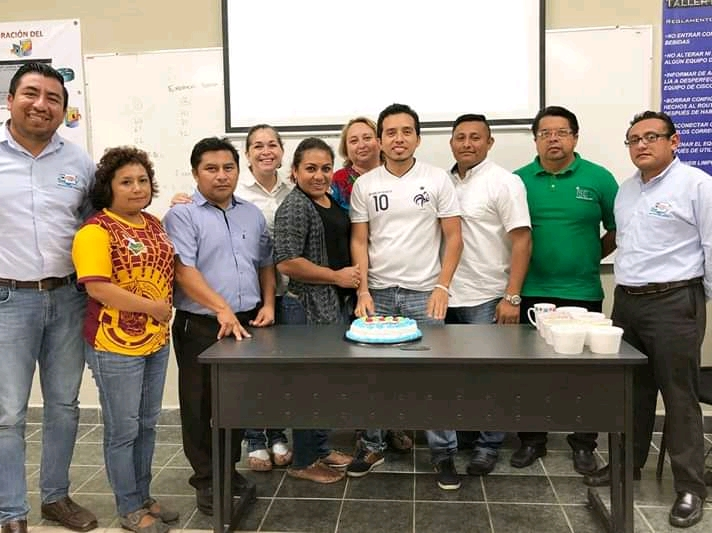
#> input picture isc.jpg, 712 x 533 px
$ python data.py
#> lines starting #> are read from the running program, lines starting #| are printed output that depends on the picture; after the words box and inside, x2 and y2 are one past the last pixel; in counts of white or black regions, pixels touching at a corner belong together
import cv2
import numpy as np

faceClassif = cv2.CascadeClassifier("haarcascade_frontalface_default.xml")

image = cv2.imread("isc.jpg")
#> image is the input picture: shape (533, 712, 3); mean B, G, R 124, 135, 142.5
gray = cv2.cvtColor(image, cv2.COLOR_BGR2GRAY)
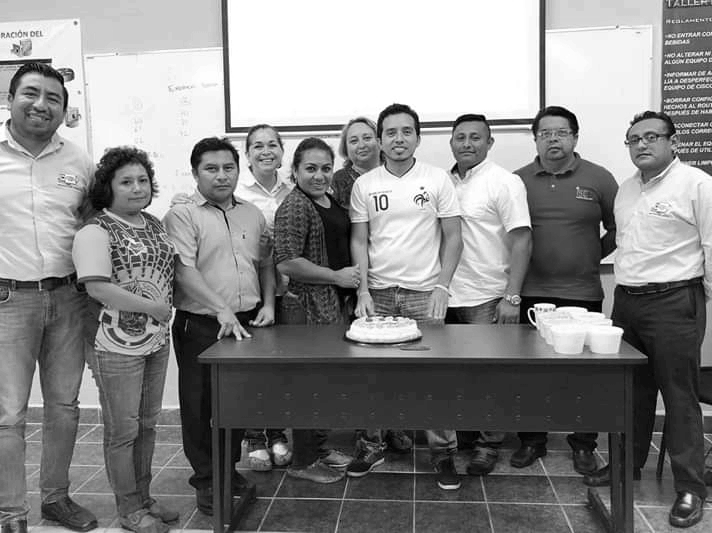
#> gray: shape (533, 712); min 0, max 255, mean 136

faces = faceClassif.detectMultiScale(gray,
                                    scaleFactor=1.1,
                                    minNeighbors=3,
                                    minSize=(30,30),
                                    maxSize=(200,200))
#> faces = [[342, 124, 39, 39], [243, 128, 44, 44], [375, 112, 49, 49], [530, 114, 48, 48], [446, 121, 43, 43], [193, 147, 54, 54], [618, 118, 52, 52], [292, 150, 48, 48], [109, 162, 50, 50], [10, 72, 59, 59]]
for (x,y,w,h) in faces:
    cv2.rectangle(image,(x,y),(x+w,y+h),(0,255,0),2)
#> this loop made 10 passes
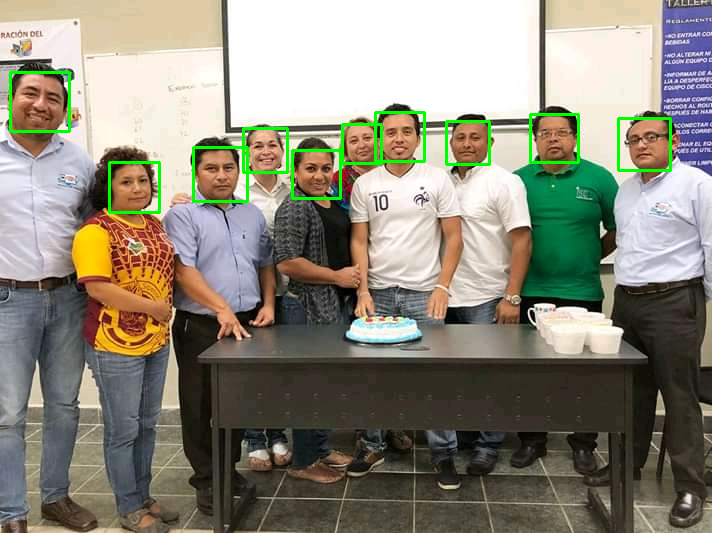
#> image: shape (533, 712, 3); 1.51% of pixels changed, all inside (x1, y1, x2, y2) = (9, 71, 672, 214)
cv2.imshow("image", image)
cv2.waitKey(0)
cv2.destroyWindow()

$ run again, with corriendo.png saved as isc.jpg
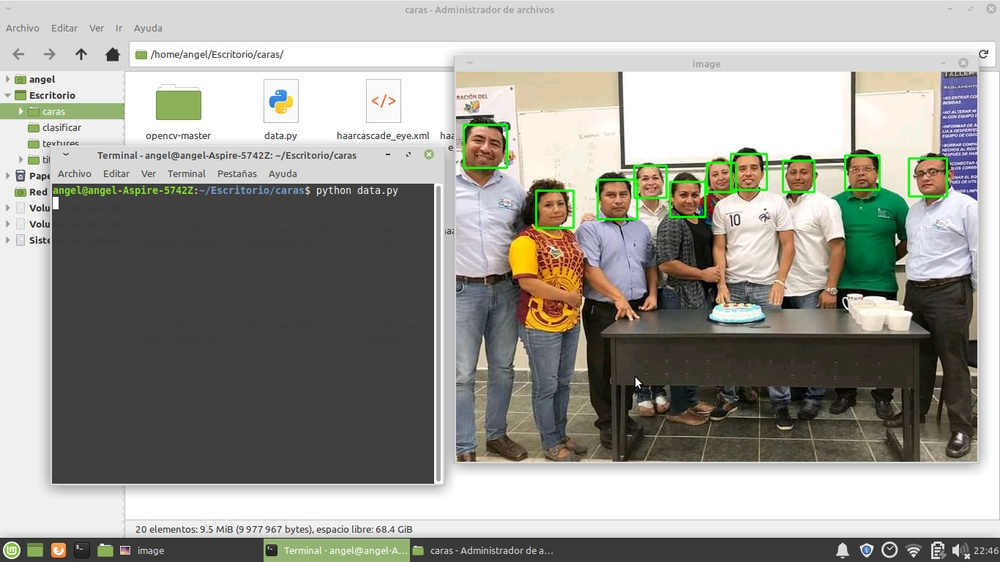
#> input picture corriendo.png, 1000 x 562 px, shrunk from 1366 x 768 before the run
#> image is the input picture: shape (562, 1000, 3); mean B, G, R 149.2, 155.5, 156.3
#> `gray = cv2.cvtColor(image, cv2.COLOR_BGR2GRAY)`:
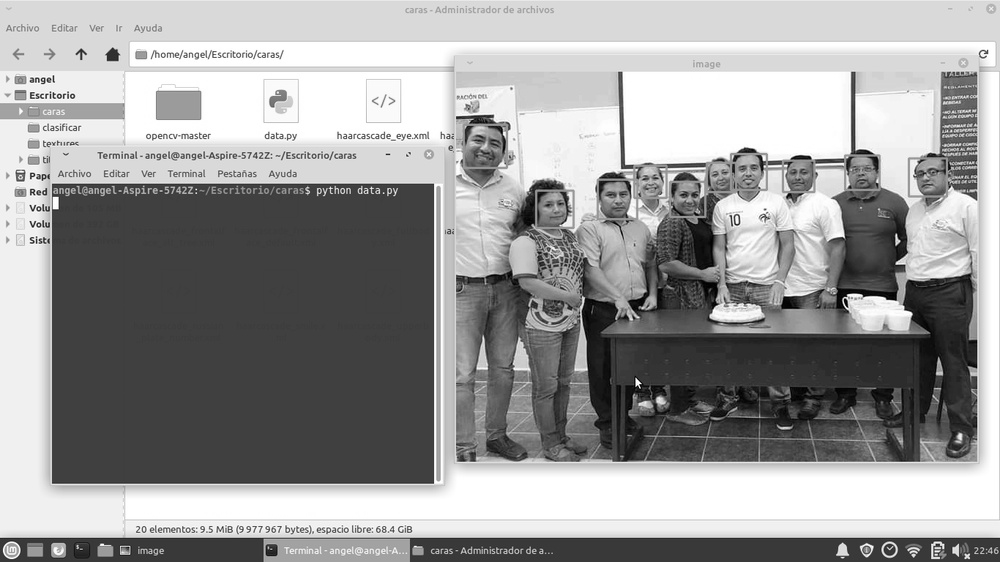
#> gray: shape (562, 1000); min 0, max 255, mean 155
#> faces = [[730, 153, 36, 36], [844, 155, 36, 36], [909, 159, 36, 36], [634, 164, 34, 34], [598, 180, 38, 38], [537, 191, 35, 35], [462, 122, 49, 49], [685, 104, 185, 185]]
#> the loop `for (x,y,w,h) in faces:` made 8 passes
#> after the loop `for (x,y,w,h) in faces:`:
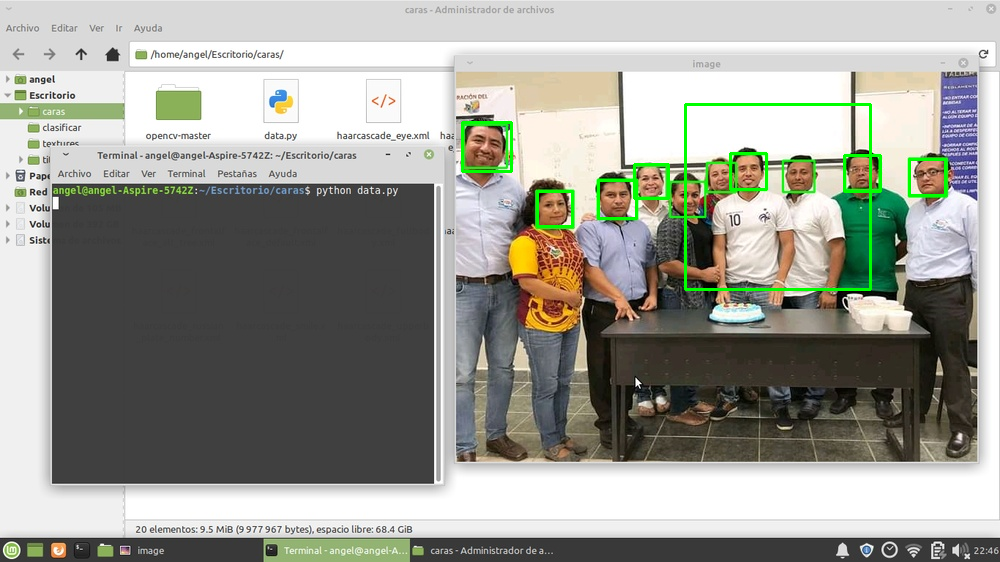
#> image: shape (562, 1000, 3); 0.94% of pixels changed, all inside (x1, y1, x2, y2) = (461, 103, 947, 291)
